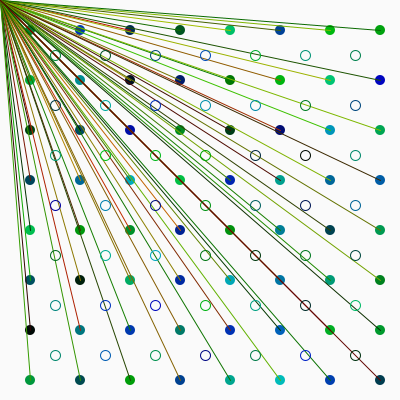
Frame 1 (no input)
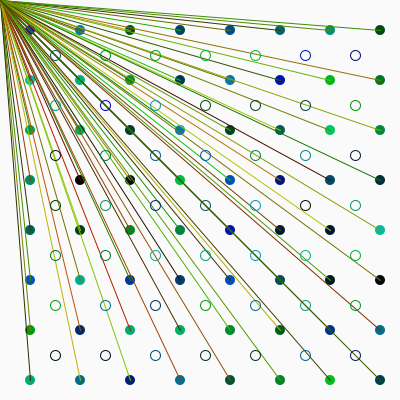
Frame 60 (the mouse pressed at the canvas centre just before this capture)
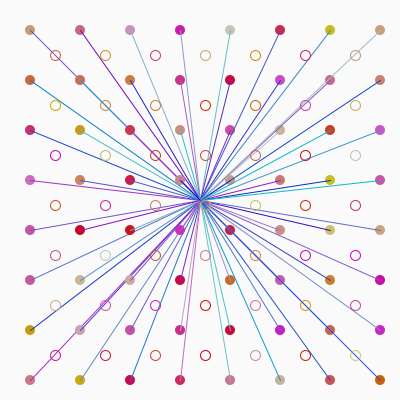
Frame 120 (the mouse held since frame 60 and released just before this capture)

The Processing sketch that drew these frames (run headless with seeded random() and noise(); from frame 60 on, the mouse is pressed at the canvas centre):

// Processing sketch: processing_161488
// ── processing_161488.pde

//by Marion Desmonnet

void setup() {
  size(400, 400);
  background(250);
  smooth();
  strokeWeight(1);
}

void draw() {
  background(250);

  //cercles pleins + lignes :
  for (float i=30; i<height; i+=50) {
    for (float j=30; j<height; j+=50) {
      
      //cercles pleins :
      noStroke();
      fill(mouseY, random(200), random(200));
      ellipse(i, j, 10, 10);

      //lignes qui suivent la souris :
      stroke(random(200), random(200), mouseX);
      line(i, j, mouseX, mouseY);
    }
  }

  //cercles vides :
  for (float k=55; k<height; k+=50) {
    for (float l=55; l<height; l+=50) {
      stroke(mouseY, random(200), random(200));
      noFill();
      ellipse(k, l, 10, 10);
    }
  }
}
